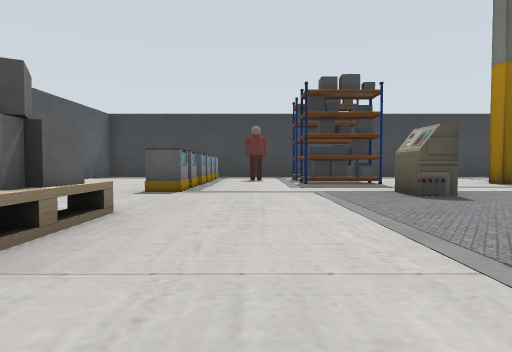
View 1 (above)

16 first-person views from a walk through a robot-simulator world made for Gazebo. The camera is 0.5 m above the floor, tilts 2° down and sees 75° across. The floor is counted in squares, 1 m on a side. Each view is taken from the middle of a square. On the plan, view 1 faces up. The plan holds only what a view shows up to about 9 squares ahead; the rest is blank. Some stock models are drawn as simple stand-ins. Some surface patterns are stand-ins.

View 2
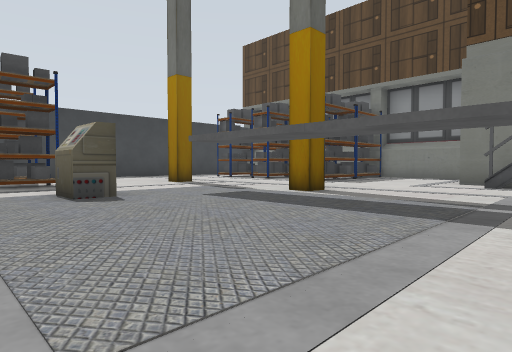

View 3
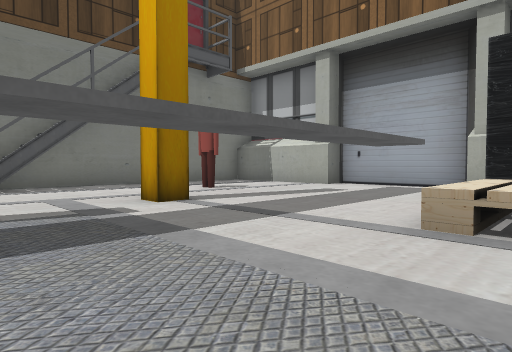

View 4
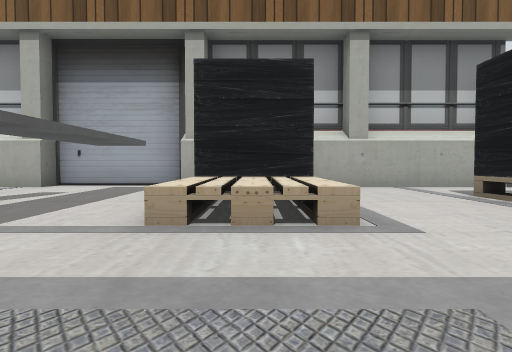

View 5
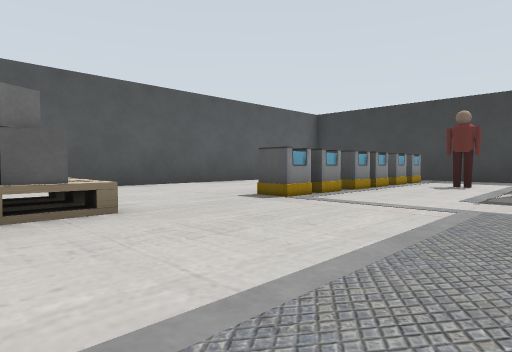

View 6
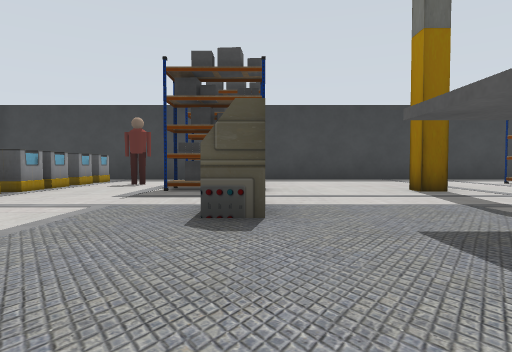

View 7
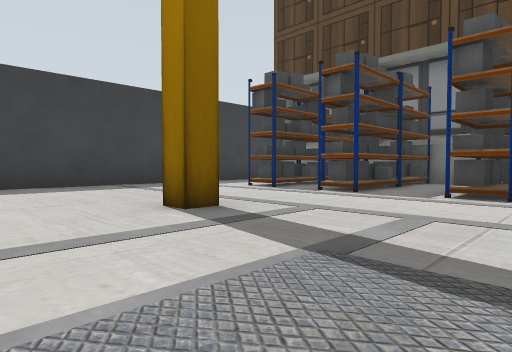

View 8
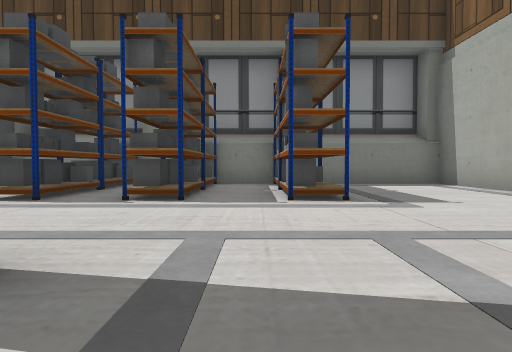

View 9
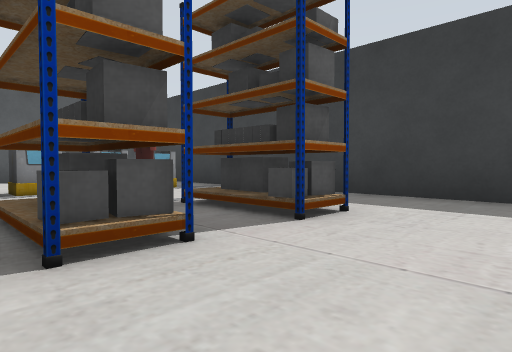

View 10
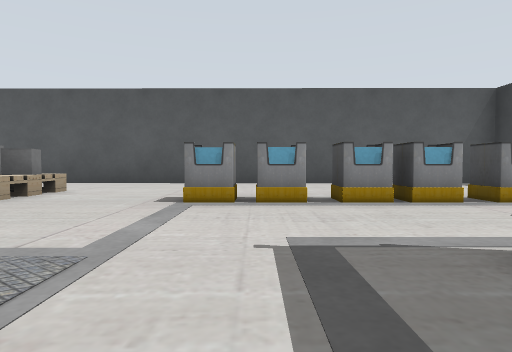

View 11
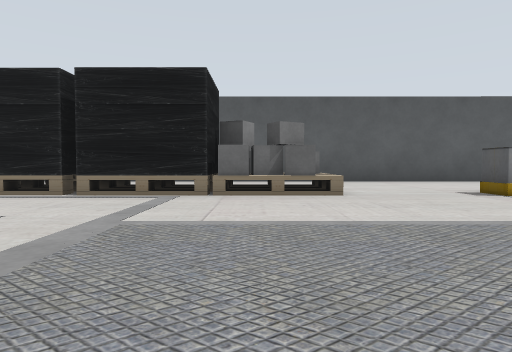

View 12
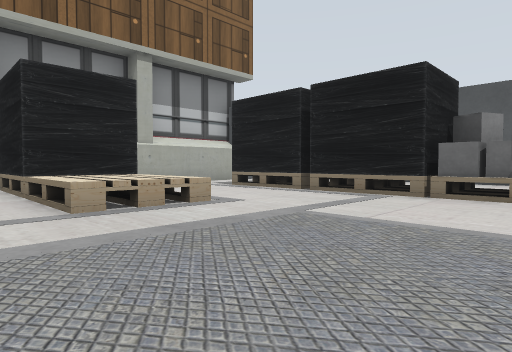

View 13
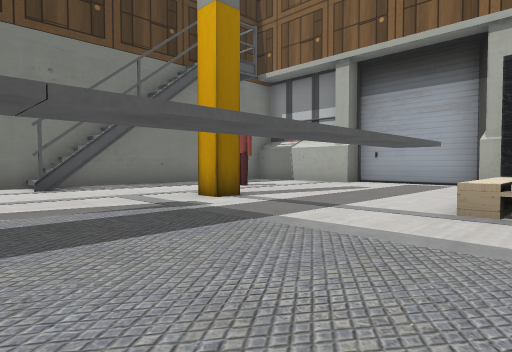

View 14
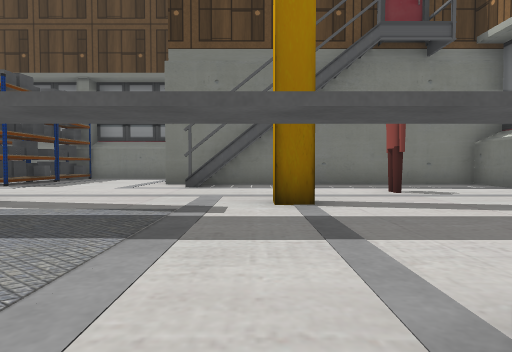

View 15
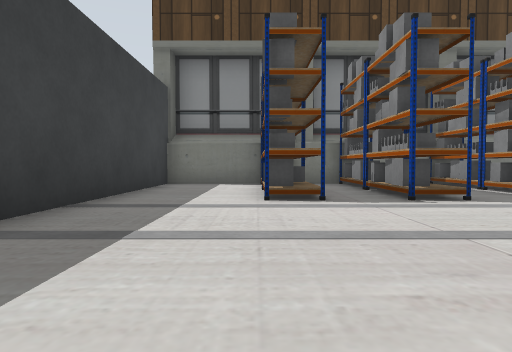

View 16
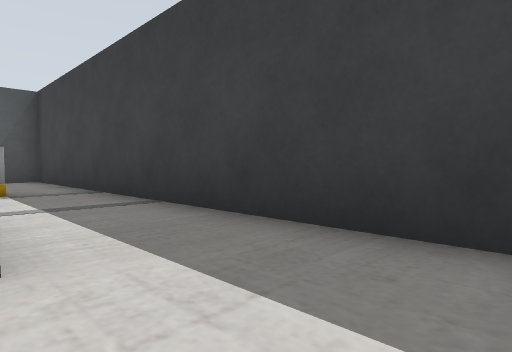

### Floor plan
Key: @ floor where view 1 was taken; # wall or solid block; . floor; = window, fence, low wall or low ledge; B bin; T thing the floor can be seen under or through; C conveyor; P person.
Columns run from 6 left of view 1 to 14 right of it. Each row starts with its distance up from view 1.
 14 #####################
 13 #...................#
 12 #...B...............#
 11 #  .B...##......#####
 10 #   B.P.........##
  9 #...B...##......##
  8 #...B.......#...#####
  7 #...B...............#
  6 #...B....=......#####
  5 #........=.C........#
  4 #..........C........#
  3 #..#T......C........#
  2 #. #T......C.....####
  1 #. #T......C...#=
  0 #. ##.@....C...##
 -1    ##..===.C.....#
 -2    ##..=#=.C.....#
 -3     #..=#=.C..P..#
 -4    .... #=.C.....#
 -5    .... ##.C.....=
 -6    ###############

Where each view was taken, in squares from view 1:
view 1: 0 up, 0 right, facing up
view 2: 0 up, 1 right, facing up-right
view 3: 2 up, 2 right, facing down-right
view 4: 2 up, 2 right, facing down
view 5: 2 up, 2 right, facing up-left
view 6: 2 up, 3 right, facing up
view 7: 5 up, 4 right, facing up-right
view 8: 7 up, 5 right, facing right
view 9: 8 up, 5 right, facing up-left
view 10: 7 up, 3 right, facing left
view 11: 2 up, 4 right, facing left
view 12: 3 up, 4 right, facing down-left
view 13: 3 up, 2 right, facing down-right
view 14: 0 up, 2 right, facing right
view 15: 11 up, 5 right, facing right
view 16: 11 up, 5 right, facing up-left
